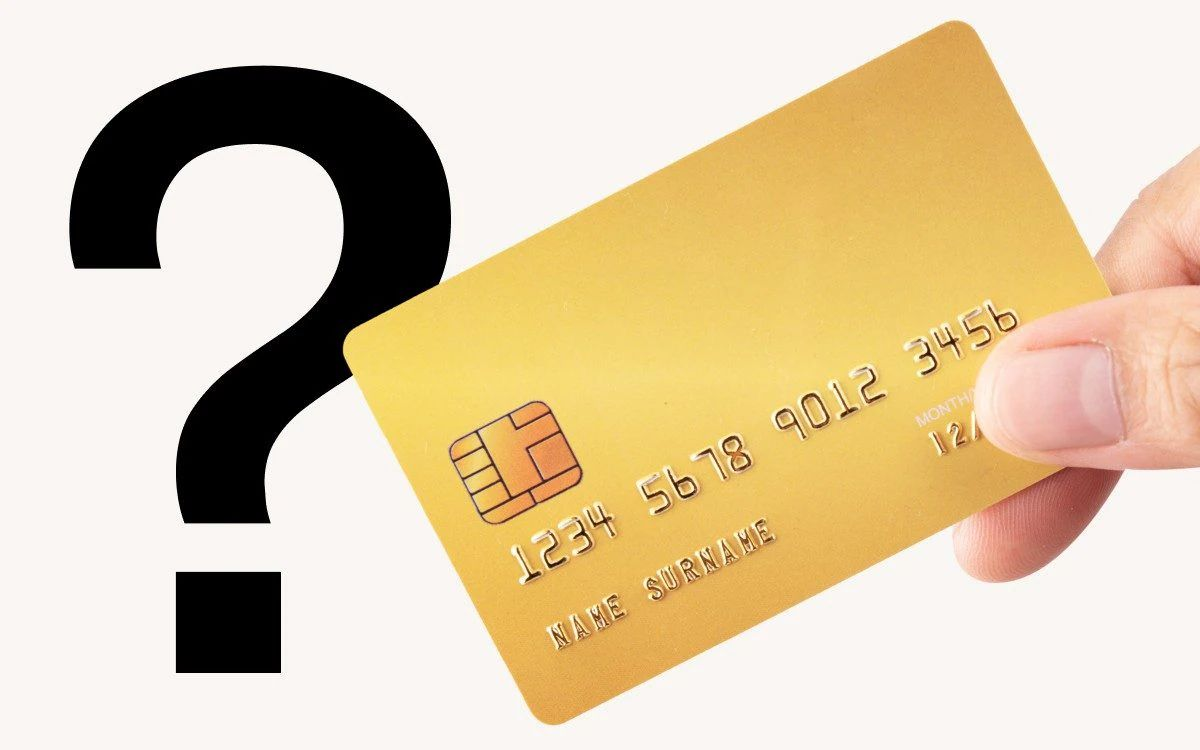
#> input picture CSE483 SMR24 Project Test Cases/08 - Ew3a soba3ak ya3am.jpg, 1200 x 750 px
$ python 8.py
#> lines starting #> are read from the running program, lines starting #| are printed output that depends on the picture; after the words box and inside, x2 and y2 are one past the last pixel; in counts of white or black regions, pixels touching at a corner belong together
import numpy as np

import cv2


def expand_borders(img, border_size=50):
    border_color = img[0, 0].tolist()
    expanded_img = cv2.copyMakeBorder(img, border_size, border_size, border_size, border_size,
                                      cv2.BORDER_CONSTANT, value=border_color)
    return expanded_img


def sort_corners(corners):
    rect = np.zeros((4, 2), dtype="float32")
    s = corners.sum(axis=1)
    rect[0] = corners[np.argmin(s)]  # Top-left
    rect[2] = corners[np.argmax(s)]  # Bottom-right

    diff = np.diff(corners, axis=1)
    rect[1] = corners[np.argmin(diff)]  # Top-right
    rect[3] = corners[np.argmax(diff)]  # Bottom-left

    return rect


def warp_perspective(image, corners):
    rect = sort_corners(corners)
    (tl, tr, br, bl) = rect

    width_a = np.sqrt(((br[0] - bl[0]) ** 2) + ((br[1] - bl[1]) ** 2))
    width_b = np.sqrt(((tr[0] - tl[0]) ** 2) + ((tr[1] - tl[1]) ** 2))
    max_width = max(int(width_a), int(width_b))

    height_a = np.sqrt(((tr[0] - br[0]) ** 2) + ((tr[1] - br[1]) ** 2))
    height_b = np.sqrt(((tl[0] - bl[0]) ** 2) + ((tl[1] - bl[1]) ** 2))
    max_height = max(int(height_a), int(height_b))

    dst = np.array([
        [0, 0],
        [max_width - 1, 0],
        [max_width - 1, max_height - 1],
        [0, max_height - 1]
    ], dtype="float32")

    m = cv2.getPerspectiveTransform(rect, dst)
    warped = cv2.warpPerspective(image, m, (max_width, max_height))

    return warped


def color_correct(img):
    img_gray = cv2.cvtColor(img, cv2.COLOR_BGR2GRAY)

    clahe = cv2.createCLAHE(clipLimit=2.0, tileGridSize=(8, 8))
    img_corrected = clahe.apply(img_gray)

    _, img_thresh = cv2.threshold(img_corrected, np.mean(img_corrected), 255, cv2.THRESH_BINARY)

    if np.mean(img_thresh) < 127:
        img_corrected = 255 - img_corrected

    return img_gray


def extend_line(x1, y1, x2, y2, img_shape):
    img_height, img_width = img_shape
    if x1 == x2:  # Vertical line
        return (x1, 0), (x1, img_height - 1)
    if y1 == y2:  # Horizontal line
        return (0, y1), (img_width - 1, y1)

    slope = (y2 - y1) / (x2 - x1)
    intercept = y1 - slope * x1

    x_top = (0 - intercept) / slope
    x_bottom = (img_height - 1 - intercept) / slope
    y_left = slope * 0 + intercept
    y_right = slope * (img_width - 1) + intercept

    points = []
    if 0 <= x_top < img_width:
        points.append((int(x_top), 0))
    if 0 <= x_bottom < img_width:
        points.append((int(x_bottom), img_height - 1))
    if 0 <= y_left < img_height:
        points.append((0, int(y_left)))
    if 0 <= y_right < img_height:
        points.append((img_width - 1, int(y_right)))

    if len(points) == 2:
        return points[0], points[1]
    else:
        return None, None


def straighten(img, colored):

    # img_lines = cv2.resize(colored, (500, 500))
    #
    # img_resized = cv2.resize(img, (500, 500))

    edges = cv2.Canny(img, 50, 200, apertureSize=3)

    cv2.imshow('edges', edges)

    lines = cv2.HoughLines(edges, 1, np.pi / 180, 150)
    if lines is None:
        print("No lines detected.")
        return None

    extended_lines = []

    for rho, theta in lines[:, 0]:
        print(rho, theta)
        # # a=math.cos(theta)
        # rounded = round(a,6)
        # print(rounded)
        a = np.cos(theta)
        b = np.sin(theta)
        x0 = a * rho
        y0 = b * rho
        x1 = int(x0 + 1000 * -b)
        y1 = int(y0 + 1000 * a)
        x2 = int(x0 - 1000 * -b)
        y2 = int(y0 - 1000 * a)

        print(x1, y1, x2, y2)

        (x1_ext, y1_ext), (x2_ext, y2_ext) = extend_line(x1, y1, x2, y2, img.shape[:2])
        if (x1_ext, y1_ext) is not None and (x2_ext, y2_ext) is not None:
            extended_lines.append(((x1_ext, y1_ext), (x2_ext, y2_ext)))
            cv2.line(colored, (x1_ext, y1_ext), (x2_ext, y2_ext), (0, 0, 255), 2)
            # plt.imshow(img_lines)
            cv2.imshow('lines', colored)
            # plt.show()

    if len(extended_lines) < 4:
        print("Not enough extended lines.")
        return None

    points = []
    for i in range(len(extended_lines)):
        for j in range(i + 1, len(extended_lines)):
            (x1, y1), (x2, y2) = extended_lines[i]
            (x3, y3), (x4, y4) = extended_lines[j]

            denom = (x1 - x2) * (y3 - y4) - (y1 - y2) * (x3 - x4)
            if denom != 0:
                intersect_x = ((x1 * y2 - y1 * x2) * (x3 - x4) - (x1 - x2) * (x3 * y4 - y3 * x4)) / denom
                intersect_y = ((x1 * y2 - y1 * x2) * (y3 - y4) - (y1 - y2) * (x3 * y4 - y3 * x4)) / denom
                if 0 <= intersect_x < img.shape[1] and 0 <= intersect_y < img.shape[0]:
                    points.append((int(intersect_x), int(intersect_y)))

    if len(points) < 4:
        print("Not enough intersection points.")
        return None

    points = np.array(points)
    corners = sort_corners(points)

    if corners is not None:
        for i in range(4):
            cv2.line(colored, tuple(map(int, corners[i])), tuple(map(int, corners[(i + 1) % 4])), (0, 255, 0),
                     2)
        warped_image = warp_perspective(img, corners)
        h, w = warped_image.shape[:2]

        if w / h < 0.7:
            # Rotate 90 degrees clockwise if width is less than height
            warped_image = cv2.rotate(warped_image, cv2.ROTATE_90_CLOCKWISE)

        cv2.imshow('Detected Card Frame', colored)
        cv2.imshow('Warped Image', warped_image)
        return warped_image
    else:
        return None


def crop_pan(warped_img):
    h, w = warped_img.shape[:2]

    pan_y_start_ratio = 0.55
    pan_y_end_ratio = 0.75
    pan_x_start_ratio = 0.05
    pan_x_end_ratio = 0.9

    pan_x_start = int(pan_x_start_ratio * w)
    pan_x_end = int(pan_x_end_ratio * w)
    pan_y_start = int(pan_y_start_ratio * h)
    pan_y_end = int(pan_y_end_ratio * h)

    pan_region = warped_img[pan_y_start:pan_y_end, pan_x_start:pan_x_end]

    return pan_region


def pre_process(img):
    img_colored = img.copy()
    img_gray = color_correct(img)
    img_straightened = straighten(img_gray, img_colored)

    if img_straightened is None:
        print("No card detected.")
        return None

    img_resized = cv2.resize(img_straightened, (1000, 700))

    pan_image = crop_pan(img_resized)

    cv2.imshow('pan',pan_image)

    clahe = cv2.createCLAHE(clipLimit=2.0, tileGridSize=(8, 8))
    clahe_image = clahe.apply(pan_image)

    otsu_threshold_value, img_thresh = cv2.threshold(pan_image, 170, 255, cv2.THRESH_BINARY_INV)

    print("Otsu's threshold value:", otsu_threshold_value)

    cv2.imshow('threshold', img_thresh)

    kernel = cv2.getStructuringElement(cv2.MORPH_RECT, (2, 2))

    img_dilated = cv2.dilate(img_thresh, kernel)
    cv2.imshow('dilate ', img_dilated)

    img_eroded = cv2.erode(img_dilated, kernel)
    cv2.imshow('erosion ', img_eroded)

    pan = img_eroded

    return pan


# Example usage:
input_img = cv2.imread('CSE483 SMR24 Project Test Cases/08 - Ew3a soba3ak ya3am.jpg')
#> input_img is the input picture: shape (750, 1200, 3); mean B, G, R 168.8, 202.3, 221
pan_image = pre_process(input_img)
#> in color_correct, `_, img_thresh = cv2.threshold(img_corrected, np.mean(img_corrected), 2..`:
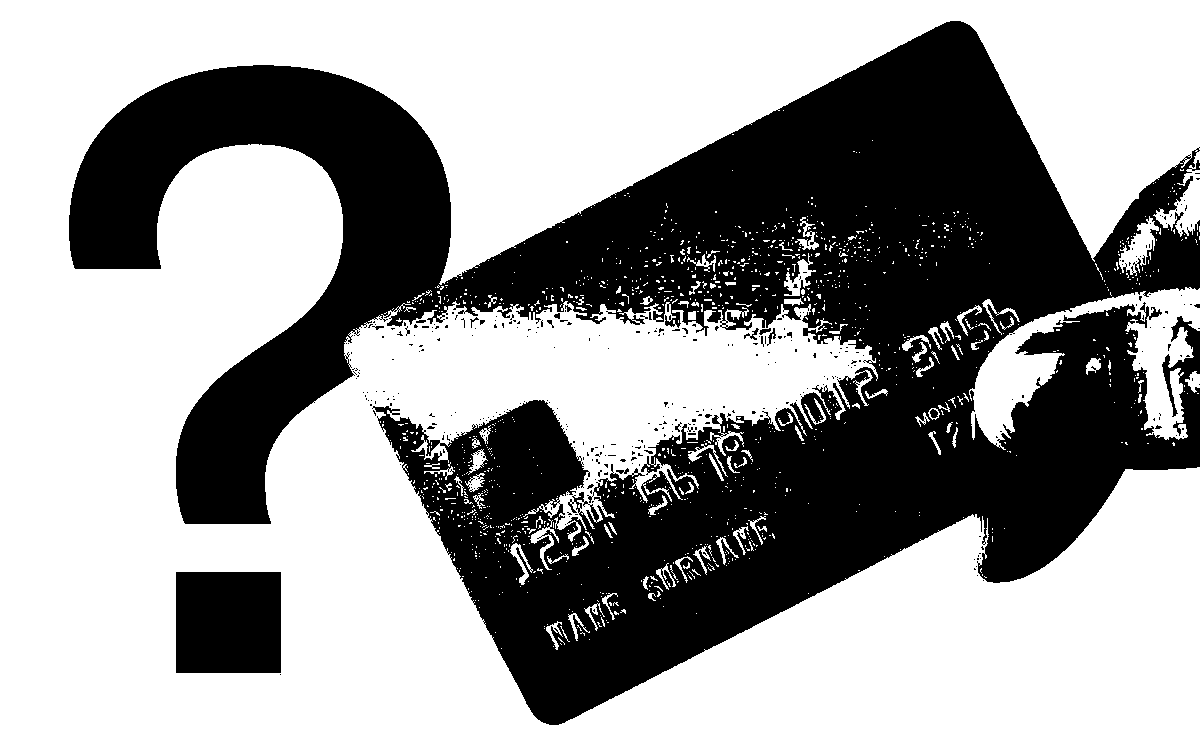
#> img_thresh: shape (750, 1200); 61.4% white; 356 black regions (341 under 20 px), largest, box (x1, y1, x2, y2) and area: (69, 21, 1200, 725) 334724, (176, 572, 281, 673) 10605, (744, 328, 759, 340) 59
#> in straighten, `edges = cv2.Canny(img, 50, 200, apertureSize=3)`:
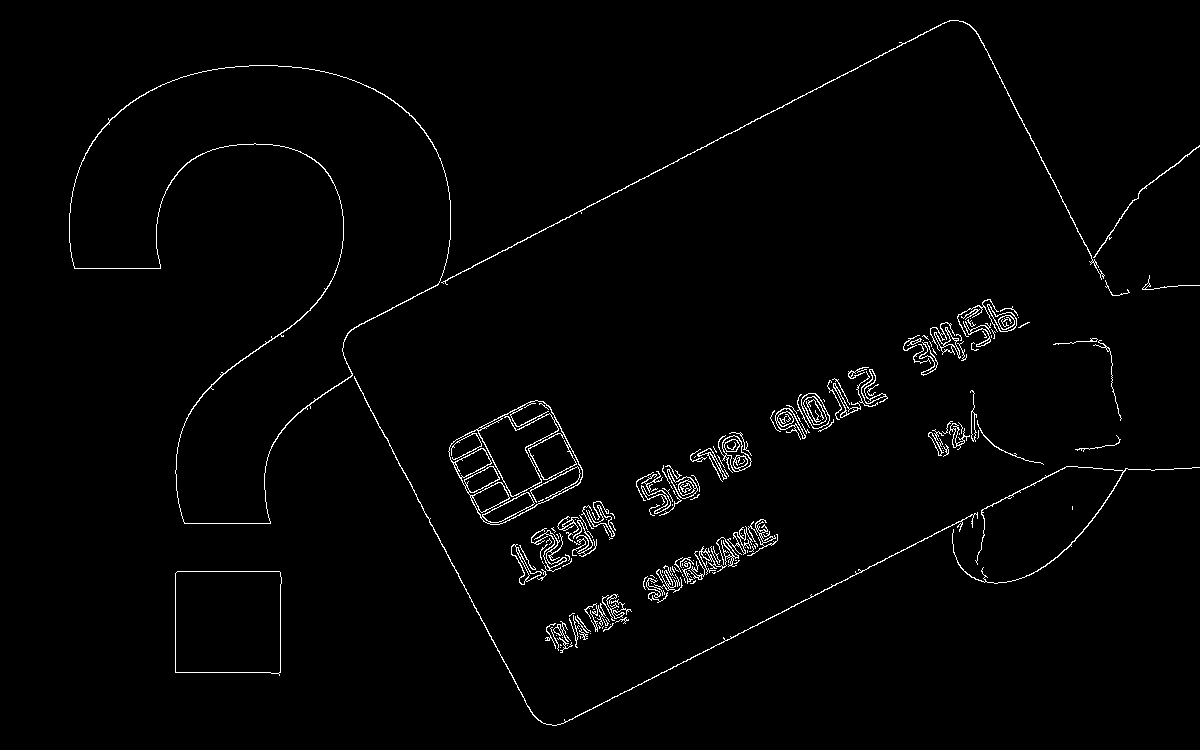
#> edges: shape (750, 1200); 1.7% white in thin lines or dots, all inside (x1, y1, x2, y2) = (69, 20, 1200, 726)
#> in straighten, `lines = cv2.HoughLines(edges, 1, np.pi / 180, 150)`: lines = [[900, 1.1], [-135, 2.65], [449, 1.1], [-856, 2.67], [838, 0.925], [753, 1.1], [721, 1.1], [723, 1.1], [770, 1.03], [732, 1.08], [713, 1.13], [571, 1.57]]
#> the loop in straighten, `for rho, theta in lines[:, 0]:` made 12 passes
#> (rho, theta, a, b, x0, y0, x1, y1) on passes 1 to 12: (900, 1.1, 0.454, 0.891, 408.6, 801.9, -482, 1255), (-135, 2.65, -0.883, 0.469, 119.2, -63.38, -350, -946), (449, 1.1, 0.454, 0.891, 203.8, 400.1, -687, 854), (-856, 2.67, -0.891, 0.454, 762.7, -388.6, 308, -1279), (838, 0.925, 0.602, 0.799, 504.3, 669.3, -294, 1271), (753, 1.1, 0.454, 0.891, 341.9, 670.9, -549, 1124), (721, 1.1, 0.454, 0.891, 327.3, 642.4, -563, 1096), (723, 1.1, 0.454, 0.891, 328.2, 644.2, -562, 1098), (770, 1.03, 0.515, 0.857, 396.6, 660, -460, 1175), (732, 1.08, 0.469, 0.883, 343.7, 646.3, -539, 1115), (713, 1.13, 0.423, 0.906, 301.3, 646.2, -604, 1068), (571, 1.57, -4.37e-08, 1, -2.5e-05, 571, -1000, 570)
#> (printed output is left out)
#> after the loop in straighten, `for rho, theta in lines[:, 0]:`:
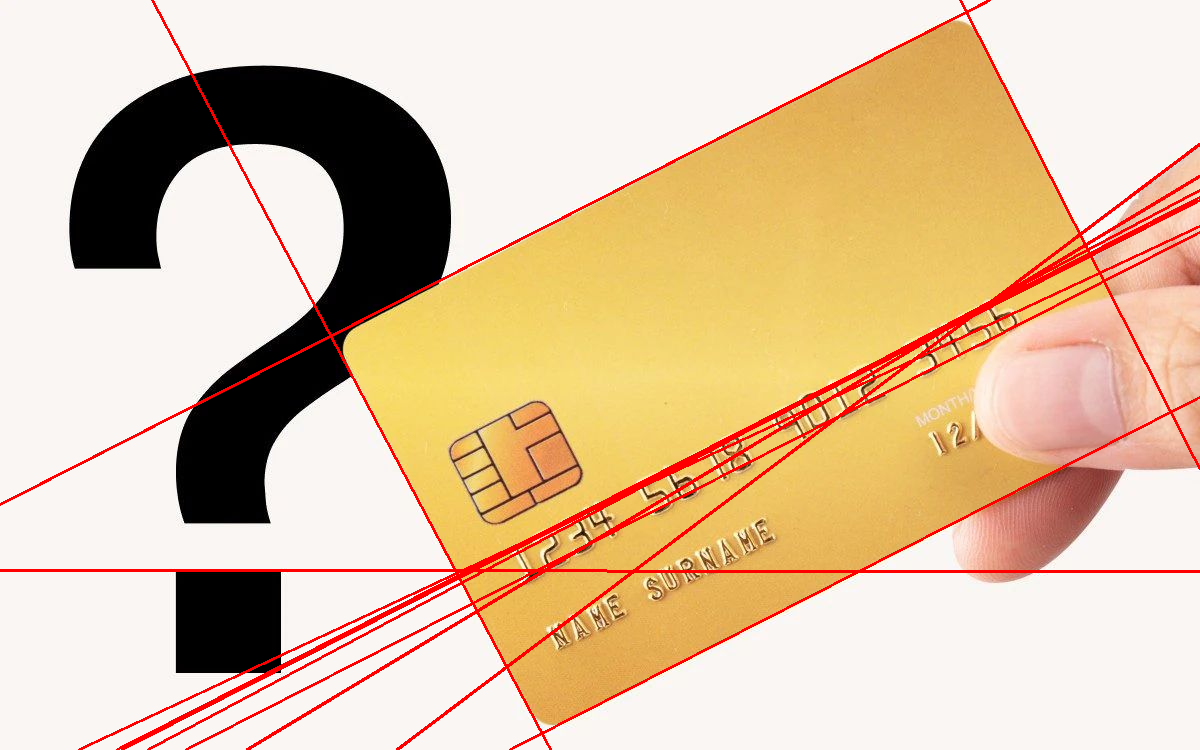
#> colored: shape (750, 1200, 3); mean B, G, R 163, 194.9, 222.1
#> after the loop in straighten, `for rho, theta in lines[:, 0]:`: extended_lines = 12 items
#> the loop in straighten, `for i in range(len(extended_lines)):` made 12 passes
#> after the loop in straighten, `for i in range(len(extended_lines)):`: points = 43 pairs, first value 330 to 1170, second value 11 to 732
#> in sort_corners, `s = corners.sum(axis=1)`: s = 43 values, max 1581 at index 1, min 665 at index 3, mean 1186.4
#> in sort_corners, `diff = np.diff(corners, axis=1)`: diff = 43 values, max 191 at index 0, min -954 at index 12, mean -312.2
#> in straighten, `corners = sort_corners(points)`: corners = [[330, 335], [965, 11], [1170, 411], [541, 732]]
#> after the loop in straighten, `for i in range(4):`:
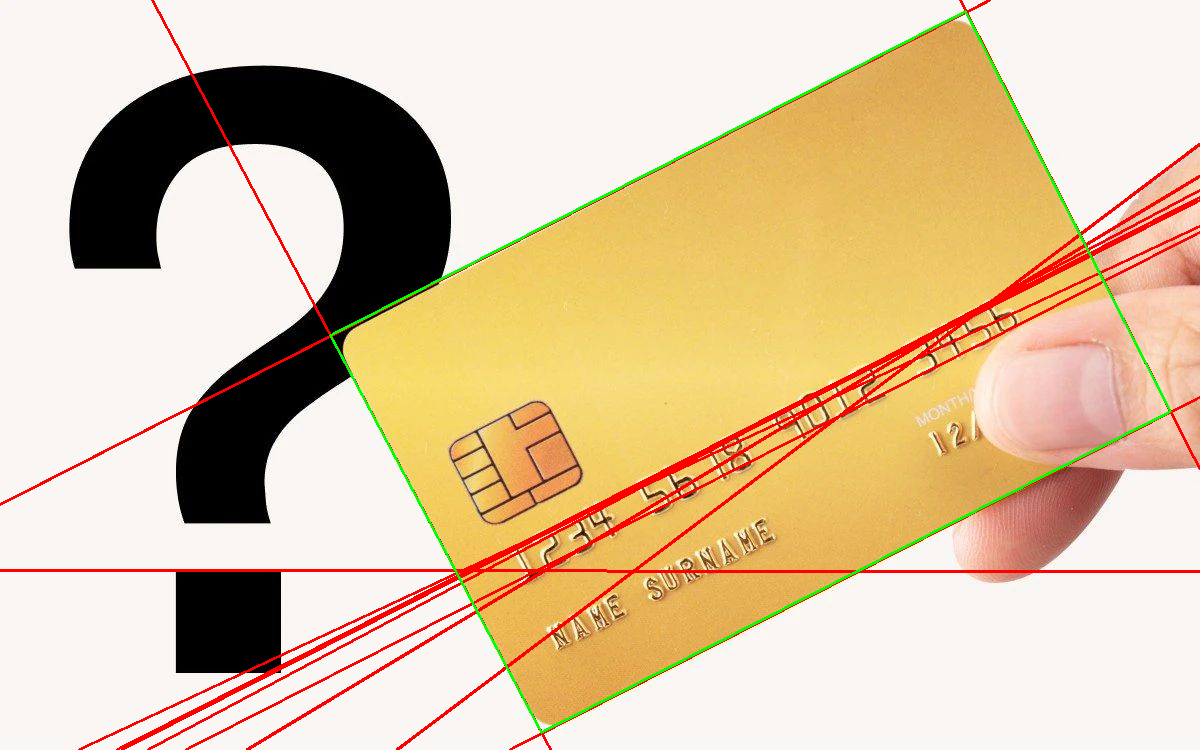
#> colored: shape (750, 1200, 3); 0.66% of pixels changed, all inside (x1, y1, x2, y2) = (329, 10, 1172, 734)
#> in warp_perspective, `(tl, tr, br, bl) = rect`: tl = [330, 335]; tr = [965, 11]; br = [1170, 411]; bl = [541, 732]
#> in warp_perspective, `width_a = np.sqrt(((br[0] - bl[0]) ** 2) + ((br[1] - bl[1]) ** 2))`: width_a = 706.2
#> in warp_perspective, `width_b = np.sqrt(((tr[0] - tl[0]) ** 2) + ((tr[1] - tl[1]) ** 2))`: width_b = 712.9
#> in warp_perspective, `max_width = max(int(width_a), int(width_b))`: max_width = 712
#> in warp_perspective, `height_a = np.sqrt(((tr[0] - br[0]) ** 2) + ((tr[1] - br[1]) ** 2))`: height_a = 449.5
#> in warp_perspective, `height_b = np.sqrt(((tl[0] - bl[0]) ** 2) + ((tl[1] - bl[1]) ** 2))`: height_b = 449.6
#> in warp_perspective, `max_height = max(int(height_a), int(height_b))`: max_height = 449
#> in warp_perspective, `dst = np.array([ [0, 0], [max_width - 1, 0], [max_width - 1, max_heigh..`: dst = [[0, 0], [711, 0], [711, 448], [0, 448]]
#> in warp_perspective, `m = cv2.getPerspectiveTransform(rect, dst)`: m = [[0.873, -0.464, -132.6], [0.445, 0.871, -438.5], [-9.58e-06, -1.84e-05, 1]]
#> in pre_process, `img_resized = cv2.resize(img_straightened, (1000, 700))`:
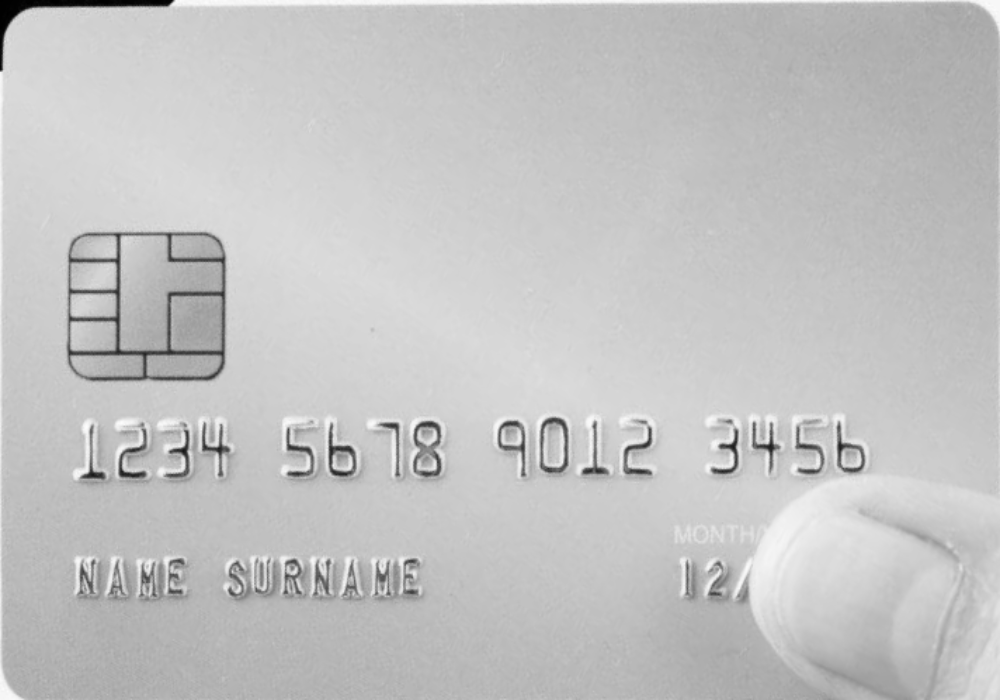
#> img_resized: shape (700, 1000); min 0, max 253, mean 195.1
#> in crop_pan, `pan_x_start = int(pan_x_start_ratio * w)`: pan_x_start = 50
#> in crop_pan, `pan_x_end = int(pan_x_end_ratio * w)`: pan_x_end = 900
#> in crop_pan, `pan_y_start = int(pan_y_start_ratio * h)`: pan_y_start = 385
#> in crop_pan, `pan_y_end = int(pan_y_end_ratio * h)`: pan_y_end = 525
#> in pre_process, `otsu_threshold_value, img_thresh = cv2.threshold(pan_image, 170, 255, ..`: img_thresh: shape (140, 850); 8.1% white; 59 white regions (29 under 20 px), largest, box (x1, y1, x2, y2) and area: (363, 36, 393, 96) 1020, (68, 37, 104, 99) 762, (278, 38, 312, 96) 755
#> in pre_process, `kernel = cv2.getStructuringElement(cv2.MORPH_RECT, (2, 2))`: kernel = [[1, 1], [1, 1]]
#> in pre_process, `img_dilated = cv2.dilate(img_thresh, kernel)`: img_dilated: shape (140, 850); 10.3% white; 40 white regions (12 under 20 px), largest, box (x1, y1, x2, y2) and area: (363, 36, 394, 97) 1240, (68, 37, 105, 100) 959, (278, 38, 313, 97) 920
#> in pre_process, `img_eroded = cv2.erode(img_dilated, kernel)`:
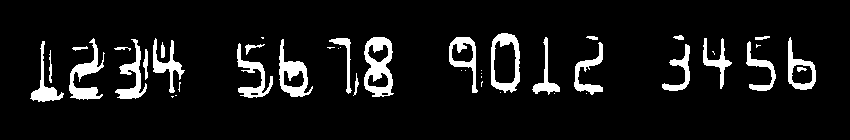
#> img_eroded: shape (140, 850); 8.2% white; 45 white regions (18 under 20 px), largest, box (x1, y1, x2, y2) and area: (364, 37, 394, 97) 1037, (69, 38, 105, 100) 787, (279, 39, 313, 97) 764
if pan_image is not None:
    cv2.imshow('PAN Image', pan_image)
    cv2.imwrite('pan.jpg', pan_image)
cv2.waitKey(0)
cv2.destroyAllWindows()
